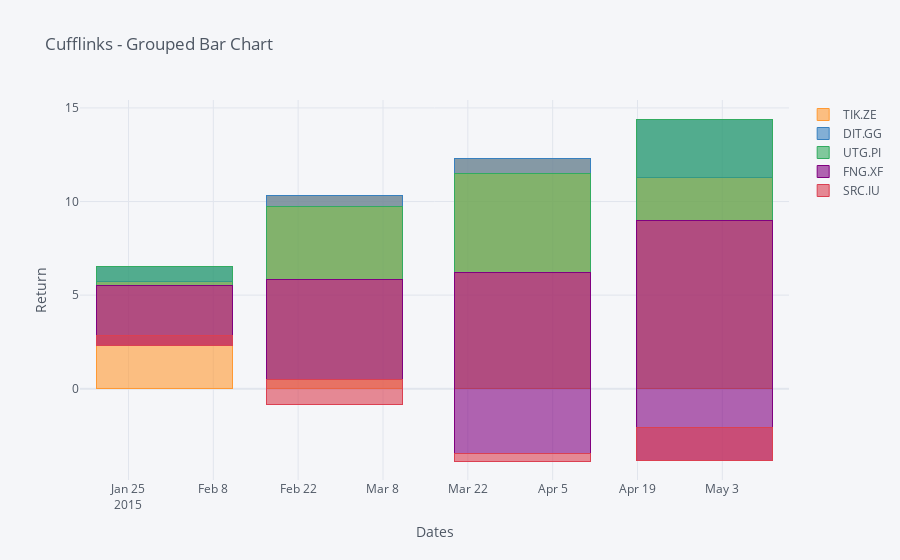

Notebook code for this chart:
### Code cell
cf.datagen.lines(5).resample('M').mean().iplot(kind='bar',xTitle='Dates',yTitle='Return',title='Cufflinks - Grouped Bar Chart',
                          barmode='stack')

### Figure 1 — Plotly figure (JSON) as saved in the notebook; plotly's stock layout.template omitted (floating-point values rounded to 4 significant figures)
{"data": [{"marker": {"color": "rgba(255, 153, 51, 0.6)", "line": {"color": "rgba(255, 153, 51, 1.0)", "width": 1}}, "name": "TIK.ZE", "orientation": "v", "text": "", "type": "bar", "x": ["2015-01-31", "2015-02-28", "2015-03-31", "2015-04-30"], "y": [5.737, 10.31, 12.32, 11.28]}, {"marker": {"color": "rgba(55, 128, 191, 0.6)", "line": {"color": "rgba(55, 128, 191, 1.0)", "width": 1}}, "name": "DIT.GG", "orientation": "v", "text": "", "type": "bar", "x": ["2015-01-31", "2015-02-28", "2015-03-31", "2015-04-30"], "y": [0.7772, -0.6023, -0.8413, 3.13]}, {"marker": {"color": "rgba(50, 171, 96, 0.6)", "line": {"color": "rgba(50, 171, 96, 1.0)", "width": 1}}, "name": "UTG.PI", "orientation": "v", "text": "", "type": "bar", "x": ["2015-01-31", "2015-02-28", "2015-03-31", "2015-04-30"], "y": [-1.004, -3.857, -5.293, -5.412]}, {"marker": {"color": "rgba(128, 0, 128, 0.6)", "line": {"color": "rgba(128, 0, 128, 1.0)", "width": 1}}, "name": "FNG.XF", "orientation": "v", "text": "", "type": "bar", "x": ["2015-01-31", "2015-02-28", "2015-03-31", "2015-04-30"], "y": [-3.19, -5.368, -9.669, -12.83]}, {"marker": {"color": "rgba(219, 64, 82, 0.6)", "line": {"color": "rgba(219, 64, 82, 1.0)", "width": 1}}, "name": "SRC.IU", "orientation": "v", "text": "", "type": "bar", "x": ["2015-01-31", "2015-02-28", "2015-03-31", "2015-04-30"], "y": [0.5471, -1.335, -0.385, 1.752]}], "layout": {"barmode": "stack", "legend": {"bgcolor": "#F5F6F9", "font": {"color": "#4D5663"}, "traceorder": "normal"}, "paper_bgcolor": "#F5F6F9", "plot_bgcolor": "#F5F6F9", "title": {"font": {"color": "#4D5663"}, "text": "Cufflinks - Grouped Bar Chart"}, "xaxis": {"gridcolor": "#E1E5ED", "showgrid": true, "tickfont": {"color": "#4D5663"}, "title": {"font": {"color": "#4D5663"}, "text": "Dates"}, "zerolinecolor": "#E1E5ED"}, "yaxis": {"gridcolor": "#E1E5ED", "showgrid": true, "tickfont": {"color": "#4D5663"}, "title": {"font": {"color": "#4D5663"}, "text": "Return"}, "zerolinecolor": "#E1E5ED"}}}
